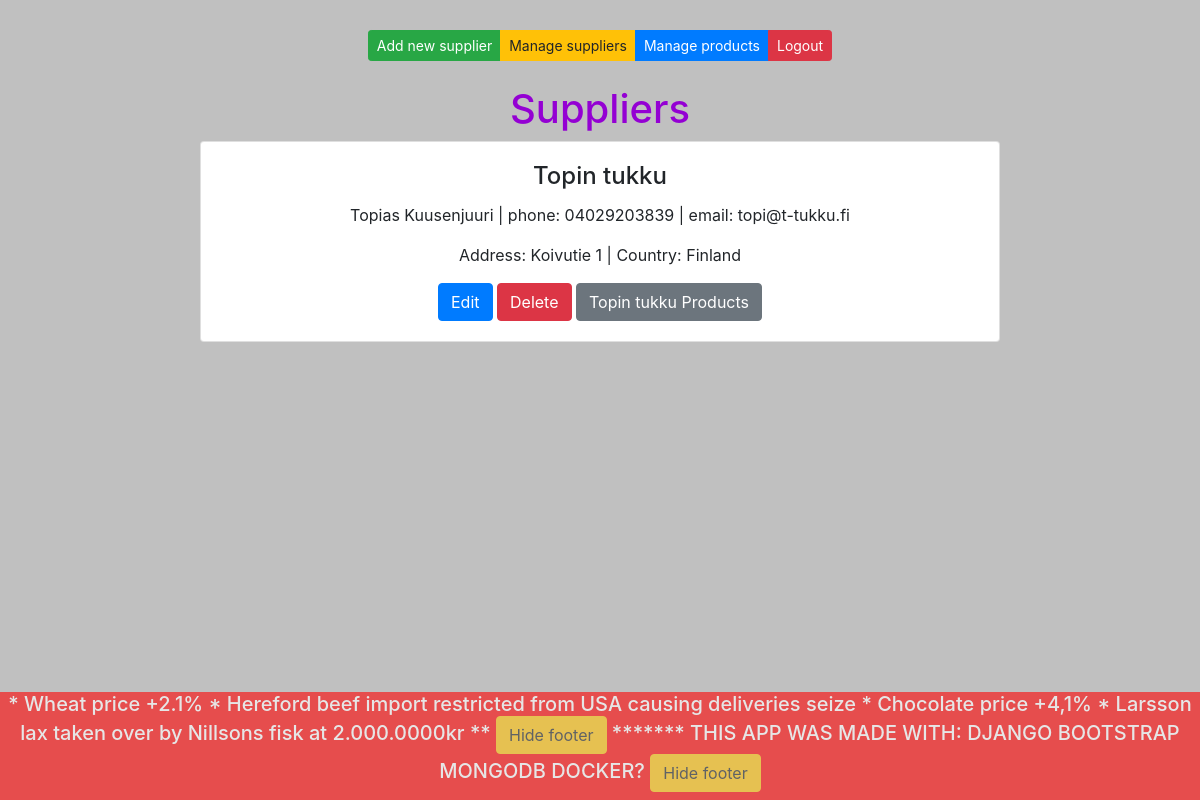
Screenshot of /suppliers/ with the database file from the repository.
### app/models.py (models this page shows)
class Supplier(models.Model):
    companyname = models.CharField(max_length = 50, default = 'lakufirma')
    contactname = models.CharField(max_length = 50, default = 'tommi')
    address = models.CharField(max_length = 100, default = 'tie 3')
    phone = models.CharField(max_length = 20, default = '437483434')
    email = models.CharField(max_length = 50, default = 'simo.silli@silli.com')
    country = models.CharField(max_length = 20, default = 'Finland')

### app/views.py (the view)
# urls.py: path('suppliers/', supplierlistview),
def supplierlistview(request):
    supplierlist = Supplier.objects.all()
    context = {'suppliers': supplierlist}
    return render (request,"suppliers.html",context)

### app/templates/suppliers.html (shortened to what this page needs)
{% extends 'index.html' %}
{% block content %}
<div class="btn-group" role="group">
    <button id="add-btn" class="btn btn-success btn-sm" onclick="showaddform()">Add new supplier</button>
    <a class="btn btn-warning btn-sm" href="/suppliers">Manage suppliers</a>
    <a class="btn btn-primary btn-sm" href="/products">Manage products</a>
    <a class="btn btn-danger btn-sm" href="/logout">Logout</a>
</div>
<br />
<br />
<h1 style="color: darkviolet">Suppliers</h1>
{% for s in suppliers %}
<div class="card" style="width: 50rem;">
    <div class="card-body">
        <h4 class="card-title">{{s.companyname}}</h4>
        <p class="card-text">{{s.contactname}} | phone: {{s.phone}} | email: {{s.email}} </p>
        <p class="card-text">Address: {{s.address}} | Country: {{s.country}}</p>
        <a href="/edit-supplier-get/{{s.id}}/" class="btn btn-primary">Edit</a>
        <a href="/delete-supplier/{{s.id}}/" class="btn btn-danger">Delete</a>
        <a href="/products-by-supplier/{{s.id}}/" class="btn btn-secondary">{{s.companyname}} Products</a>
    </div>
</div>
{%endfor%}
{% endblock %}

### app/templates/index.html (style rules this page uses)
.btn-group { margin-top: 30px; }

### rows the page displays
Supplier: companyname "Topin tukku", contactname "Topias Kuusenjuuri", phone "04029203839", email "topi@t-tukku.fi", address "Koivutie 1", country "Finland"
